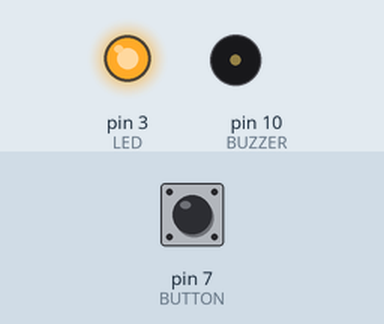
Recording of a sketch running on a simulated Arduino Uno, built with avr-gcc and run on an emulated ATmega328P. Parts: output pins drawn as LEDs (lit = HIGH), buzzer (waves = sounding, pin HIGH). The test bench sets the inputs (shaded band); at power-on: pin 7 (BUTTON) HIGH.

Above: at 4.3 s.
4.4 s: pin 7 (BUTTON) pulled LOW for 2.1 s
At 6.2 s:
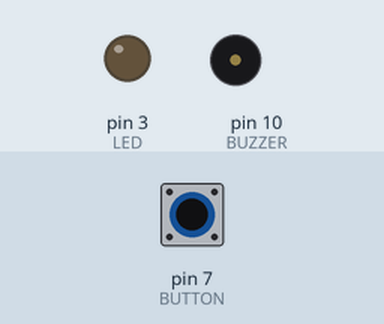
Timing chart, 0 to 8.0 s (numbered marks = the images above; inputs shaded):
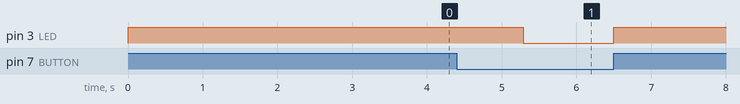

The sketch:

Push_button.ino
```cpp
#define LED 3
#define BUZZER 10
#define BUTTON 7

int val = 0;

void setup() {
  // put your setup code here, to run once:
pinMode(LED, OUTPUT);
pinMode(BUTTON, INPUT);
pinMode(BUZZER, OUTPUT);
}

void loop() {
  // put your main code here, to run repeatedly:
 val = digitalRead(BUTTON);
if(val==LOW)
{
  digitalWrite(LED, LOW);
  digitalWrite(BUZZER,LOW);
}
else
{
digitalWrite(LED,HIGH);

for(int i=0;i<80;i++) //make sound by 1 frenquency
{
  digitalWrite(BUZZER,HIGH);
delay(2);
digitalWrite(BUZZER,LOW);
delay(20);
}

}
}
```

Measured:
- after the input at 4.4 s, pin 3 (LED): HIGH → LOW after 0.88 s, → HIGH 1.2 s later
